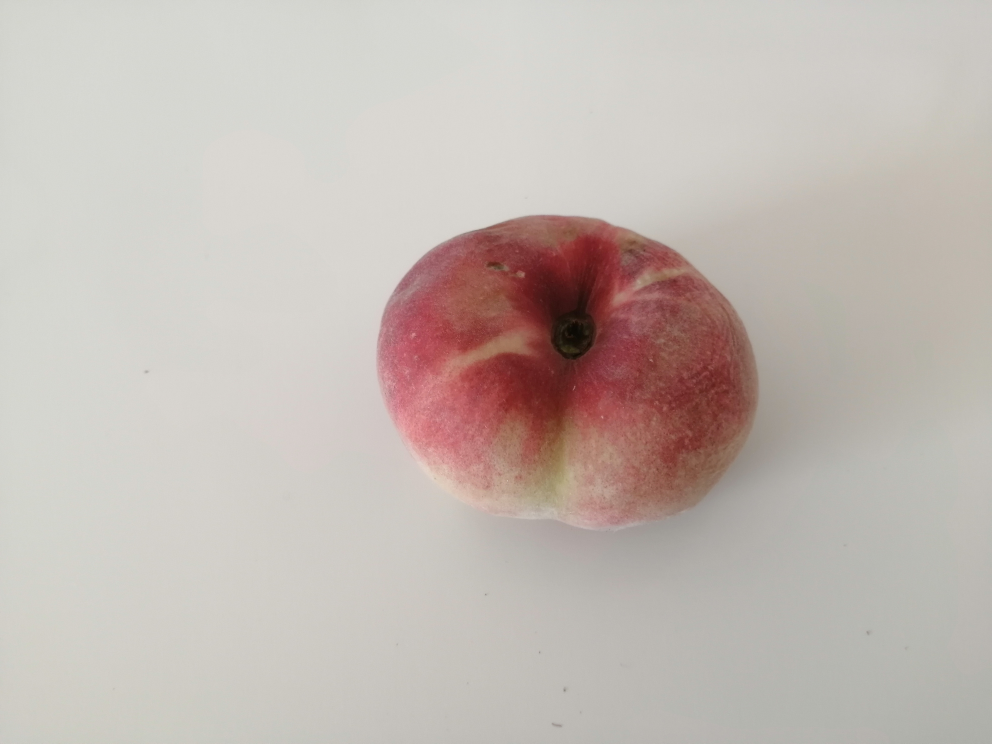
#> input picture raw_images/peach/01_00_peach.jpg, 3968 x 2976 px, found by its file name (shown at 1/4 size)
$ python 'Code Fruit CannyKleur V2.py'   (older library calls are emulated)
#> lines starting #> are read from the running program, lines starting #| are printed output that depends on the picture; after the words box and inside, x2 and y2 are one past the last pixel; in counts of white or black regions, pixels touching at a corner belong together; long printed decimals are rounded
# -*- coding: utf-8 -*-
"""
Created on Wed Sep  2 22:55:30 2020

@author: quint
"""
import cv2
import numpy as np
from matplotlib import pyplot as plt
#import glob
#from utilities.Sliders import Sliders

imagebanaan = cv2.imread('..\\raw_images\\peach\\01_00_peach.jpg')
#> imagebanaan is the input picture: shape (2976, 3968, 3); mean B, G, R 179.5, 185.4, 195.1

#Resize image
scale_percent = 40
width = int(imagebanaan.shape[1] * scale_percent / 100)
#> width = 1587
height = int(imagebanaan.shape[0] * scale_percent / 100)
#> height = 1190
dim = (width, height)
#> dim = (1587, 1190)
image = cv2.resize(imagebanaan, dim, interpolation = cv2.INTER_AREA)
image_copy = image

def auto_canny(image, sigma = 0.35):
    # compute the mediam of the single channel pixel intensities
    v = np.median(image)

    # apply automatic Canny edge detection using the computed median
    lower = int(max(0, (1.0 - sigma) * v))
    upper = int(min(255, (1.0 + sigma) *v))
    edged = cv2.Canny(image, lower, upper)

    # return edged image
    return edged

#Preprocessing
imgray = cv2.cvtColor(image_copy, cv2.COLOR_BGR2GRAY)
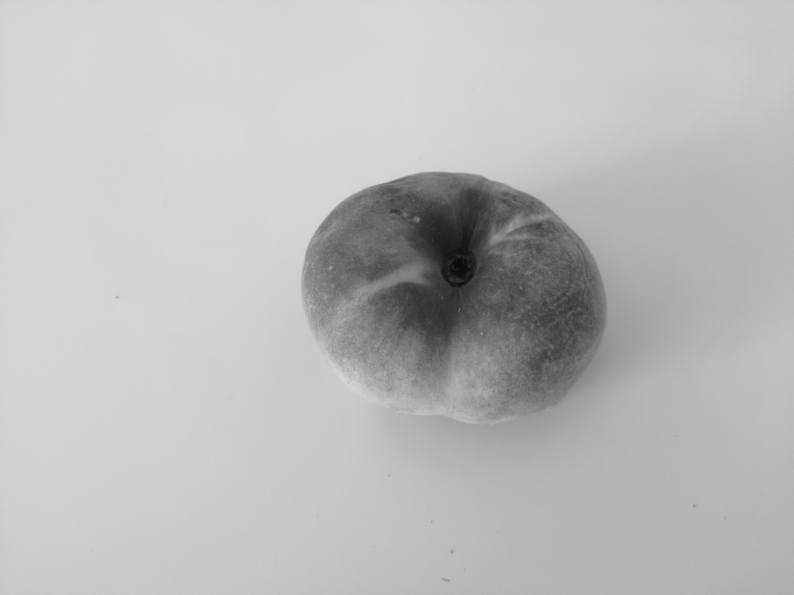
#> imgray: shape (1190, 1587) (shown at 1/2 size); min 9, max 218, mean 187.5
blur = cv2.bilateralFilter(imgray, 2, 2, 1)
#th3 = cv2.adaptiveThreshold(blur,255,cv2.ADAPTIVE_THRESH_MEAN_C,cv2.THRESH_BINARY,11,2)

wide = auto_canny(blur, 500)
#> in auto_canny, `v = np.median(image)`: v = 201
#> in auto_canny, `lower = int(max(0, (1.0 - sigma) * v))`: lower = 0
#> in auto_canny, `upper = int(min(255, (1.0 + sigma) *v))`: upper = 255
#> in auto_canny, `edged = cv2.Canny(image, lower, upper)`:
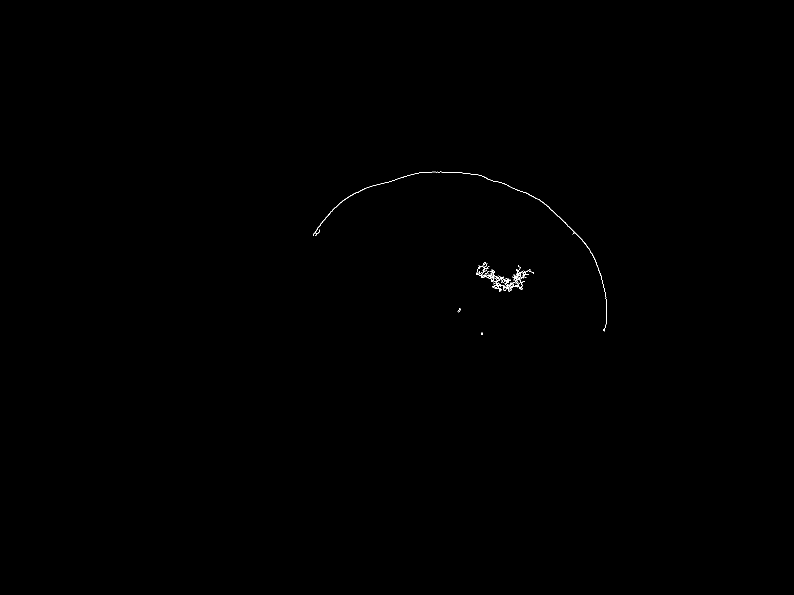
#> edged: shape (1190, 1587) (shown at 1/2 size); 0.11% white in thin lines or dots, all inside (x1, y1, x2, y2) = (626, 343, 1214, 670)
tight = auto_canny(blur, 500)
auto = auto_canny(blur)
#> call 3 of auto_canny, with sigma = 0.35
#> in auto_canny (call 3), `lower = int(max(0, (1.0 - sigma) * v))`: lower = 130
#> in auto_canny (call 3), `edged = cv2.Canny(image, lower, upper)`:
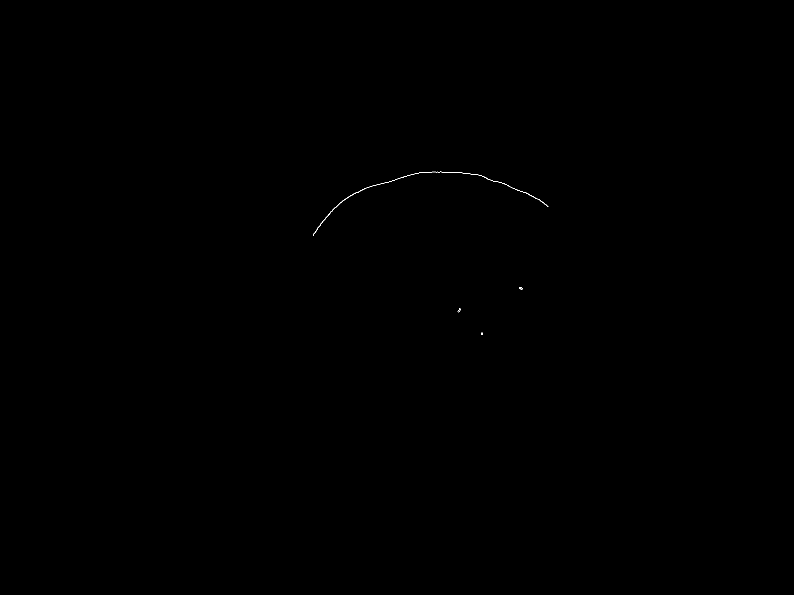
#> edged: shape (1190, 1587) (shown at 1/2 size); 0.03% white in thin lines or dots, all inside (x1, y1, x2, y2) = (626, 343, 1097, 670)
cv2.imshow('Canny',tight)

#Find Contours
ret, thresh = cv2.threshold(tight, 40, 40, 20 )
#> thresh: shape (1190, 1587); every value is 0
#> ret = 2

im2, contours, hierarchy = cv2.findContours(tight, cv2.RETR_TREE, cv2.CHAIN_APPROX_NONE)
#> contours = 31 contours, 27 with area under 20; largest, box (x1, y1, x2, y2) and area: (953, 524, 1068, 584) 488, (626, 343, 1214, 663) 220, (953, 532, 969, 550) 148, (971, 549, 980, 556) 26
cv2.drawContours(image, contours, -1, (0,0,255), 2)
cv2.imshow('contours',image)

#find

for i in range(0,len(contours)):
    M = cv2.moments(contours[i])
#> (the run stopped early here; a loop or call above may not have finished)

$ run again, with raw_images/peach/01_01_peach.jpg copied over raw_images/peach/01_00_peach.jpg
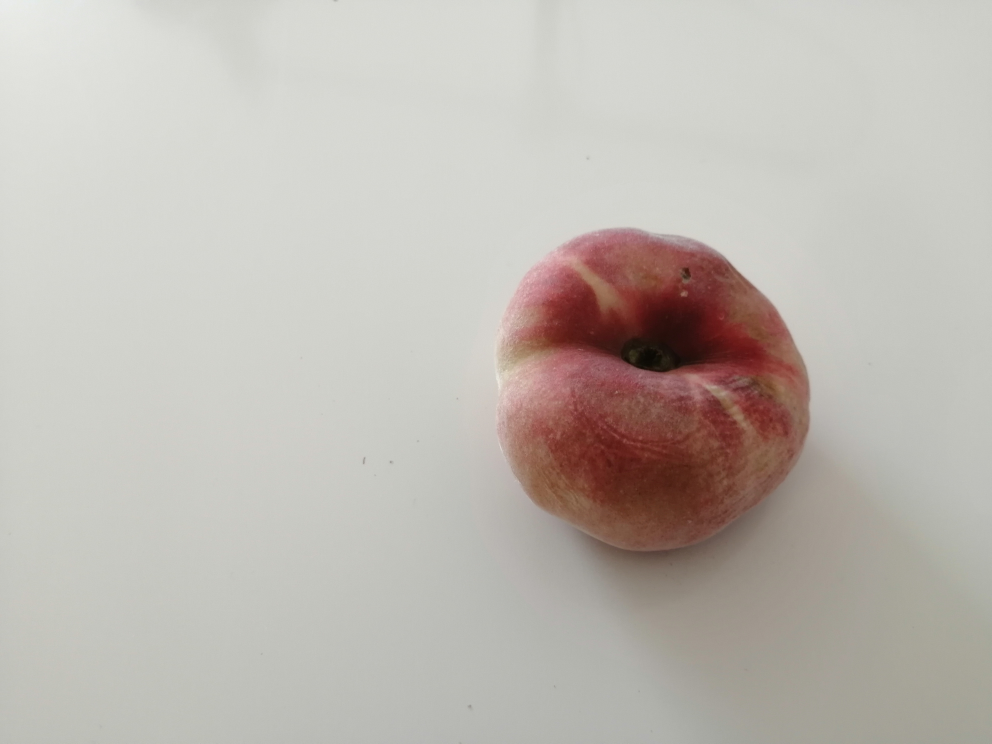
#> input picture raw_images/peach/01_01_peach.jpg, 3968 x 2976 px, found by its file name (shown at 1/4 size)
#> imagebanaan is the input picture: shape (2976, 3968, 3); mean B, G, R 178.4, 184.9, 190.5
#> in auto_canny, `v = np.median(image)`: v = 201
#> lower = 0
#> upper = 255
#> in auto_canny, `edged = cv2.Canny(image, lower, upper)`:
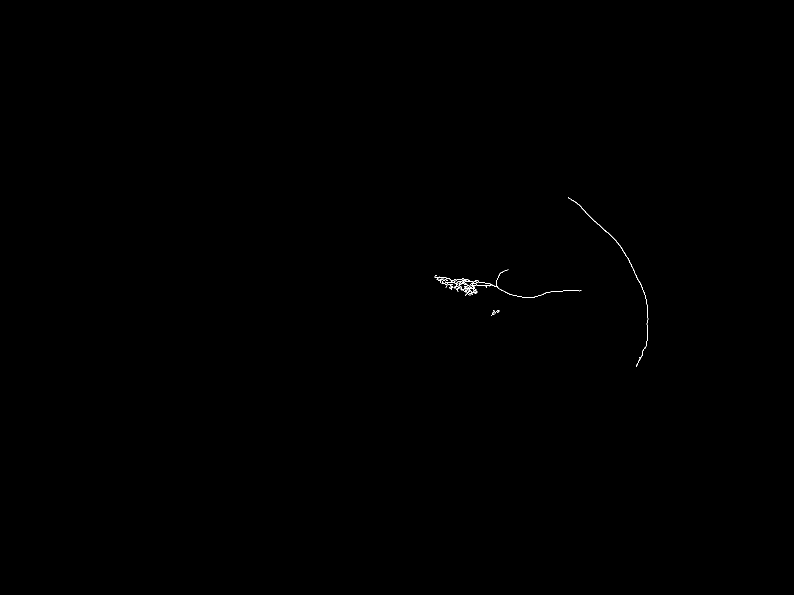
#> edged: shape (1190, 1587) (shown at 1/2 size); 0.08% white in thin lines or dots, all inside (x1, y1, x2, y2) = (869, 394, 1297, 734)
#> edged: shape (1190, 1587); 0.03% white in thin lines or dots, all inside (x1, y1, x2, y2) = (984, 394, 1295, 630)
#> thresh: shape (1190, 1587); every value is 0
#> ret = 2
#> contours = 16 contours, 12 with area under 20; largest, box (x1, y1, x2, y2) and area: (869, 539, 1163, 596) 784, (902, 557, 948, 580) 468, (1136, 394, 1297, 734) 140, (935, 576, 952, 588) 106
#> the loop `for i in range(0,len(contours)):` made 16 passes
#> (printed output is left out)
#> pts = 1475 pairs, first value 394 to 733, second value 869 to 1296
#> y1 = 394; x1 = 869
#> y2 = 733; x2 = 1296
#> midx = 1082.5
#> midy = 563.5
#> `x11 = int(midx - 40)`: x11 = 1042
#> `x22 = int(midx + 40)`: x22 = 1122
#> `y11 = int(midy - 40)`: y11 = 523
#> `y22 = int(midy + 40)`: y22 = 603
#| [ 733 1296]
#| [394 869]
#> average = [21.79, 25.98, 61.92]
#> `croppedfin = cv2.cvtColor(croppedsat.astype("uint8"), cv2.COLOR_HSV2BGR)`:
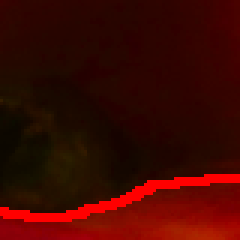
#> croppedfin: shape (80, 80, 3) (shown 3 times larger); mean B, G, R 0.1, 7.1, 61.9
#> avg_color_per_row = 80 rows, first 8: [0.7, 7.65, 48.8], [0.7, 7.91, 50.08], [0.588, 8.43, 50.25], [0.575, 8.93, 47.91], [0.55, 9.1, 48.04], [0.487, 9.12, 48.19], [0.537, 9.34, 48.56], [0.375, 9.31, 49.02]
#> avg_color = [0.144, 7.15, 61.92]
#| [ 0.1436  7.147 61.92      ]
#> criteria = (3, 200, 0.1)
#> flags = 0
#> labels = 6400 values, max 4 at index 4950, min 0 at index 0, mean 1.26; palette = [[0.0147, 4.13, 45.33], [0, 0, 255], [0, 11.19, 29.75], [1.5, 10.41, 147.6], [0.186, 7.12, 113.7]]
#> counts = [2926, 275, 2241, 529, 429]
#> dominant = [0.0147, 4.13, 45.33]
#| [1.469583e-02 4.134313e+00 4.533356e+01]

$ run again, with raw_images/peach/01_02_peach.jpg copied over raw_images/peach/01_00_peach.jpg
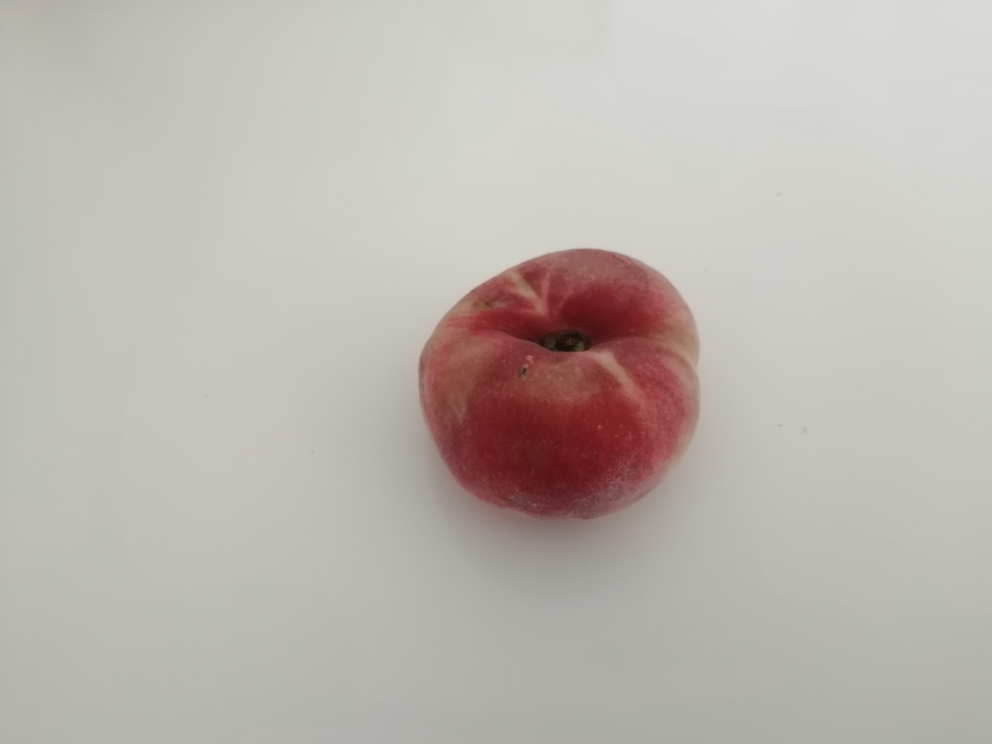
#> input picture raw_images/peach/01_02_peach.jpg, 3968 x 2976 px, found by its file name (shown at 1/4 size)
#> imagebanaan is the input picture: shape (2976, 3968, 3); mean B, G, R 176.9, 182, 189.4
#> in auto_canny, `v = np.median(image)`: v = 191
#> lower = 0
#> upper = 255
#> in auto_canny, `edged = cv2.Canny(image, lower, upper)`:
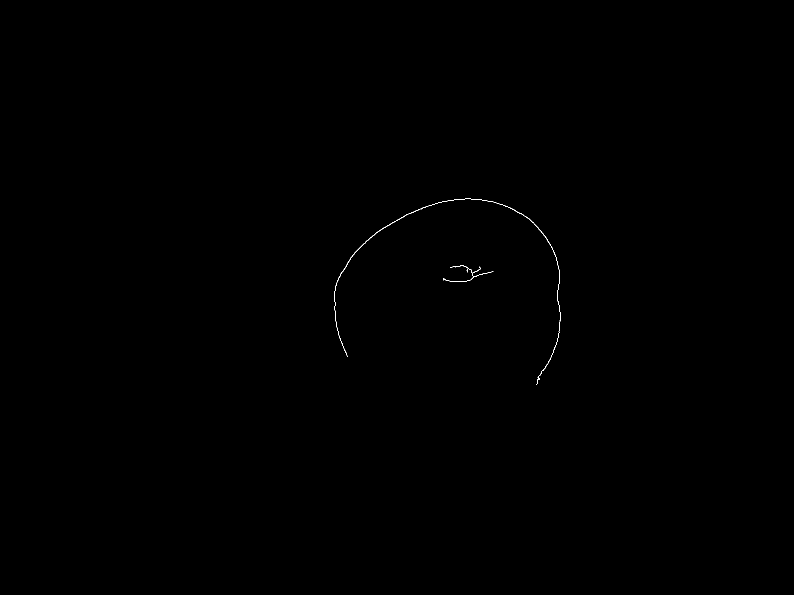
#> edged: shape (1190, 1587) (shown at 1/2 size); 0.07% white in thin lines or dots, all inside (x1, y1, x2, y2) = (669, 397, 1121, 770)
#> edged: shape (1190, 1587); 0.04% white in thin lines or dots, all inside (x1, y1, x2, y2) = (669, 397, 1086, 611)
#> thresh: shape (1190, 1587); every value is 0
#> ret = 2
#> contours = 2 contours; box (x1, y1, x2, y2) and area: (669, 397, 1121, 770) 226, (886, 531, 987, 564) 32
#> the loop `for i in range(0,len(contours)):` made 2 passes
#> (printed output is left out)
#> pts = 1345 pairs, first value 397 to 769, second value 669 to 1120
#> y1 = 397; x1 = 669
#> y2 = 769; x2 = 1120
#> midx = 894.5
#> midy = 583
#> `x11 = int(midx - 40)`: x11 = 854
#> `x22 = int(midx + 40)`: x22 = 934
#> `y11 = int(midy - 40)`: y11 = 543
#> `y22 = int(midy + 40)`: y22 = 623
#| [ 769 1120]
#| [397 669]
#> average = [55.77, 64.56, 123.1]
#> `croppedfin = cv2.cvtColor(croppedsat.astype("uint8"), cv2.COLOR_HSV2BGR)`:
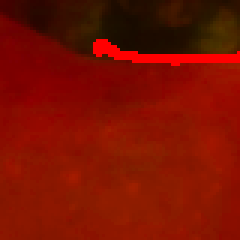
#> croppedfin: shape (80, 80, 3) (shown 3 times larger); mean B, G, R 0, 16.7, 123.1
#> avg_color_per_row = 80 rows, first 8: [0.075, 10.95, 127.3], [0.075, 10.49, 127], [0.0375, 10.53, 127.3], [0.125, 9.95, 127.1], [0.2, 10.6, 126.3], [0.163, 11.34, 125.9], [0.0375, 11.59, 126.2], [0.0875, 11.06, 125.3]
#> avg_color = [0.0134, 16.73, 123.1]
#| [1.34375000e-02 1.67309375e+01 1.23081250e+02]
#> criteria = (3, 200, 0.1)
#> flags = 0
#> labels = 6400 values, max 4 at index 0, min 0 at index 400, mean 1.25; palette = [[0.0704, 4.41, 123.6], [0.00105, 20.72, 141.4], [0, 13.71, 35.56], [0, 0, 255], [0, 23.23, 61.48]]
#> counts = [1165, 3824, 643, 170, 598]
#> dominant = [0.00105, 20.72, 141.4]
#| [1.0460251e-03 2.0718618e+01 1.4142050e+02]

$ run again, with raw_images/peach/02_00_peach.jpg copied over raw_images/peach/01_00_peach.jpg
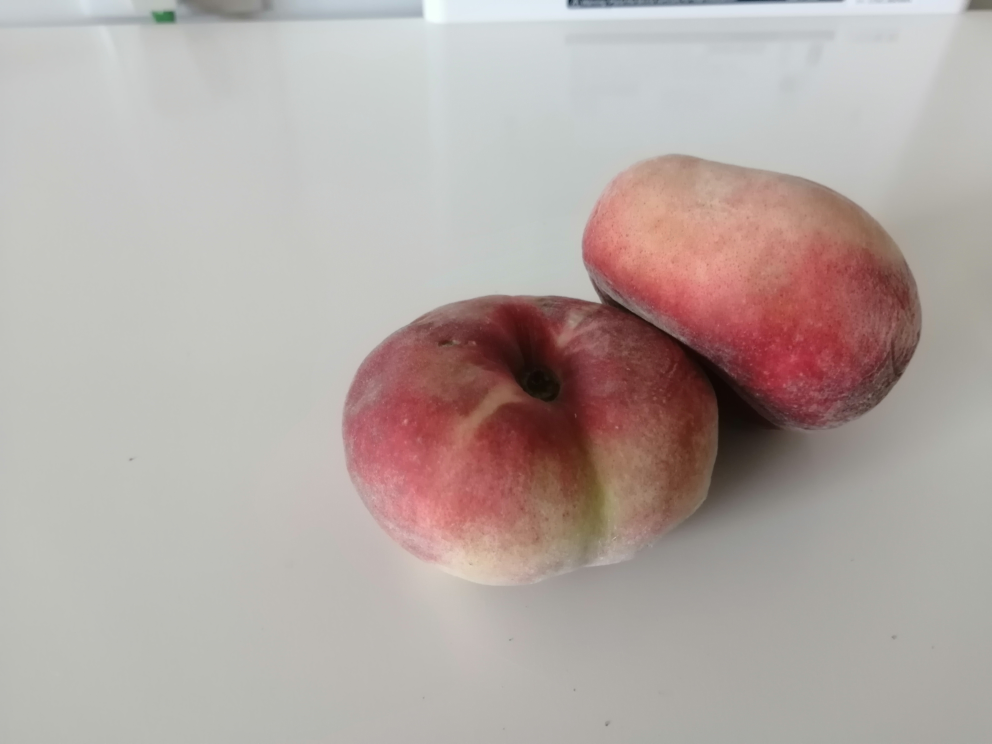
#> input picture raw_images/peach/02_00_peach.jpg, 3968 x 2976 px, found by its file name (shown at 1/4 size)
#> imagebanaan is the input picture: shape (2976, 3968, 3); mean B, G, R 164.3, 168.3, 179.6
#> in auto_canny, `v = np.median(image)`: v = 187
#> lower = 0
#> upper = 255
#> in auto_canny, `edged = cv2.Canny(image, lower, upper)`:
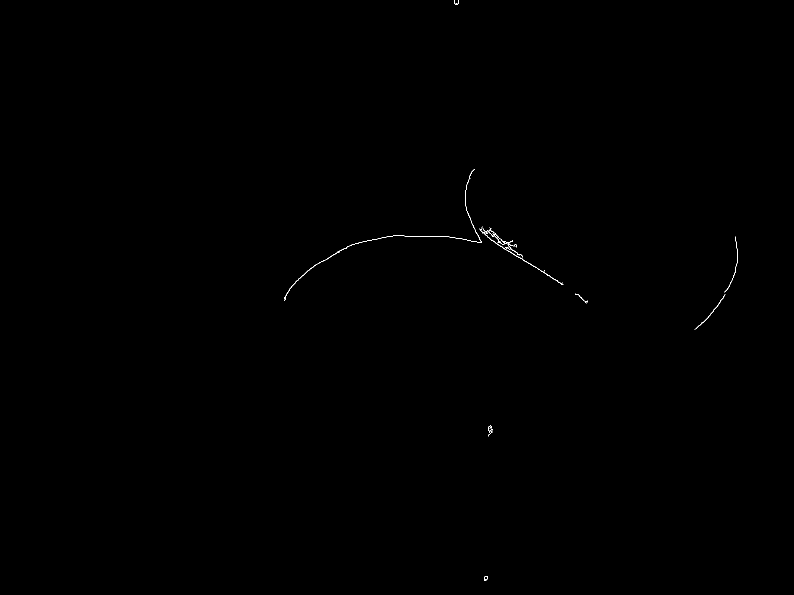
#> edged: shape (1190, 1587) (shown at 1/2 size); 0.09% white in thin lines or dots, all inside (x1, y1, x2, y2) = (568, 0, 1475, 1161)
#> edged: shape (1190, 1587); 0.06% white in thin lines or dots, all inside (x1, y1, x2, y2) = (569, 0, 1475, 1161)
#> thresh: shape (1190, 1587); every value is 0
#> ret = 2
#> contours = 17 contours, 9 with area under 20; largest, box (x1, y1, x2, y2) and area: (958, 453, 1127, 570) 350, (568, 338, 963, 601) 116, (994, 474, 1009, 490) 80, (976, 460, 992, 472) 66, (1389, 588, 1451, 660) 53, (968, 1152, 976, 1161) 44, (968, 1152, 976, 1160) 33, (989, 469, 997, 477) 22
#> the loop `for i in range(0,len(contours)):` made 17 passes
#> (printed output is left out)
#> pts = 1684 pairs, first value 0 to 1160, second value 568 to 1474
#> y1 = 0; x1 = 568
#> y2 = 1160; x2 = 1474
#> midx = 1021
#> midy = 580
#> `x11 = int(midx - 40)`: x11 = 981
#> `x22 = int(midx + 40)`: x22 = 1061
#> `y11 = int(midy - 40)`: y11 = 540
#> `y22 = int(midy + 40)`: y22 = 620
#| [1160 1474]
#| [  0 568]
#> average = [52.61, 56.39, 111.8]
#> `croppedfin = cv2.cvtColor(croppedsat.astype("uint8"), cv2.COLOR_HSV2BGR)`:
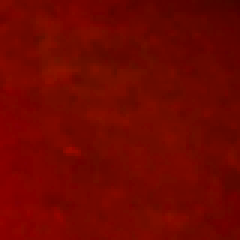
#> croppedfin: shape (80, 80, 3) (shown 3 times larger); mean B, G, R 0, 7, 111.8
#> avg_color_per_row = 80 rows, first 8: [0, 2.84, 126.7], [0, 3.05, 126.6], [0, 3.02, 126], [0, 3.12, 125.5], [0, 3.33, 124], [0.2, 3.38, 123.1], [0.1, 3.16, 122.3], [0, 3.99, 121.1]
#> avg_color = [0.00625, 6.99, 111.8]
#| [6.25000000e-03 6.99031250e+00 1.11786562e+02]
#> criteria = (3, 200, 0.1)
#> flags = 0
#> labels = 6400 values, max 4 at index 6, min 0 at index 264, mean 2.13; palette = [[0.0389, 2.98, 130.1], [0.0027, 8, 120.4], [0, 8.4, 112.1], [0.0188, 3.77, 89.51], [0.00194, 6.55, 102.7]]
#> counts = [617, 1483, 2274, 478, 1548]
#> dominant = [0, 8.4, 112.1]
#| [  0.          8.398 112.090  ]
